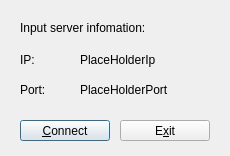
<?xml version="1.0" encoding="UTF-8"?>
<ui version="4.0">
 <class>ConnectToServer</class>
 <widget class="QDialog" name="ConnectToServer">
  <property name="geometry">
   <rect>
    <x>0</x>
    <y>0</y>
    <width>230</width>
    <height>156</height>
   </rect>
  </property>
  <property name="windowTitle">
   <string/>
  </property>
  <widget class="QWidget" name="centralwidget">
   <widget class="QLabel" name="label">
    <property name="geometry">
     <rect>
      <x>20</x>
      <y>50</y>
      <width>50</width>
      <height>20</height>
     </rect>
    </property>
    <property name="text">
     <string>IP:</string>
    </property>
   </widget>
   <widget class="QLabel" name="label_2">
    <property name="geometry">
     <rect>
      <x>20</x>
      <y>80</y>
      <width>50</width>
      <height>20</height>
     </rect>
    </property>
    <property name="text">
     <string>Port:</string>
    </property>
   </widget>
   <widget class="QLabel" name="placeHolderPort">
    <property name="geometry">
     <rect>
      <x>80</x>
      <y>80</y>
      <width>131</width>
      <height>20</height>
     </rect>
    </property>
    <property name="text">
     <string>PlaceHolderPort</string>
    </property>
   </widget>
   <widget class="QPushButton" name="connectSrv">
    <property name="geometry">
     <rect>
      <x>20</x>
      <y>120</y>
      <width>90</width>
      <height>21</height>
     </rect>
    </property>
    <property name="text">
     <string>&amp;Connect</string>
    </property>
   </widget>
   <widget class="QPushButton" name="exitPrg">
    <property name="geometry">
     <rect>
      <x>120</x>
      <y>120</y>
      <width>90</width>
      <height>21</height>
     </rect>
    </property>
    <property name="text">
     <string>E&amp;xit</string>
    </property>
   </widget>
   <widget class="QLabel" name="placeHolderIp">
    <property name="geometry">
     <rect>
      <x>80</x>
      <y>50</y>
      <width>131</width>
      <height>20</height>
     </rect>
    </property>
    <property name="text">
     <string>&lt;html&gt;&lt;head/&gt;&lt;body&gt;&lt;p&gt;PlaceHolderIp&lt;/p&gt;&lt;/body&gt;&lt;/html&gt;</string>
    </property>
   </widget>
   <widget class="QLabel" name="label_3">
    <property name="geometry">
     <rect>
      <x>20</x>
      <y>20</y>
      <width>181</width>
      <height>16</height>
     </rect>
    </property>
    <property name="text">
     <string>Input server infomation:</string>
    </property>
   </widget>
  </widget>
 </widget>
 <resources/>
 <connections/>
</ui>
